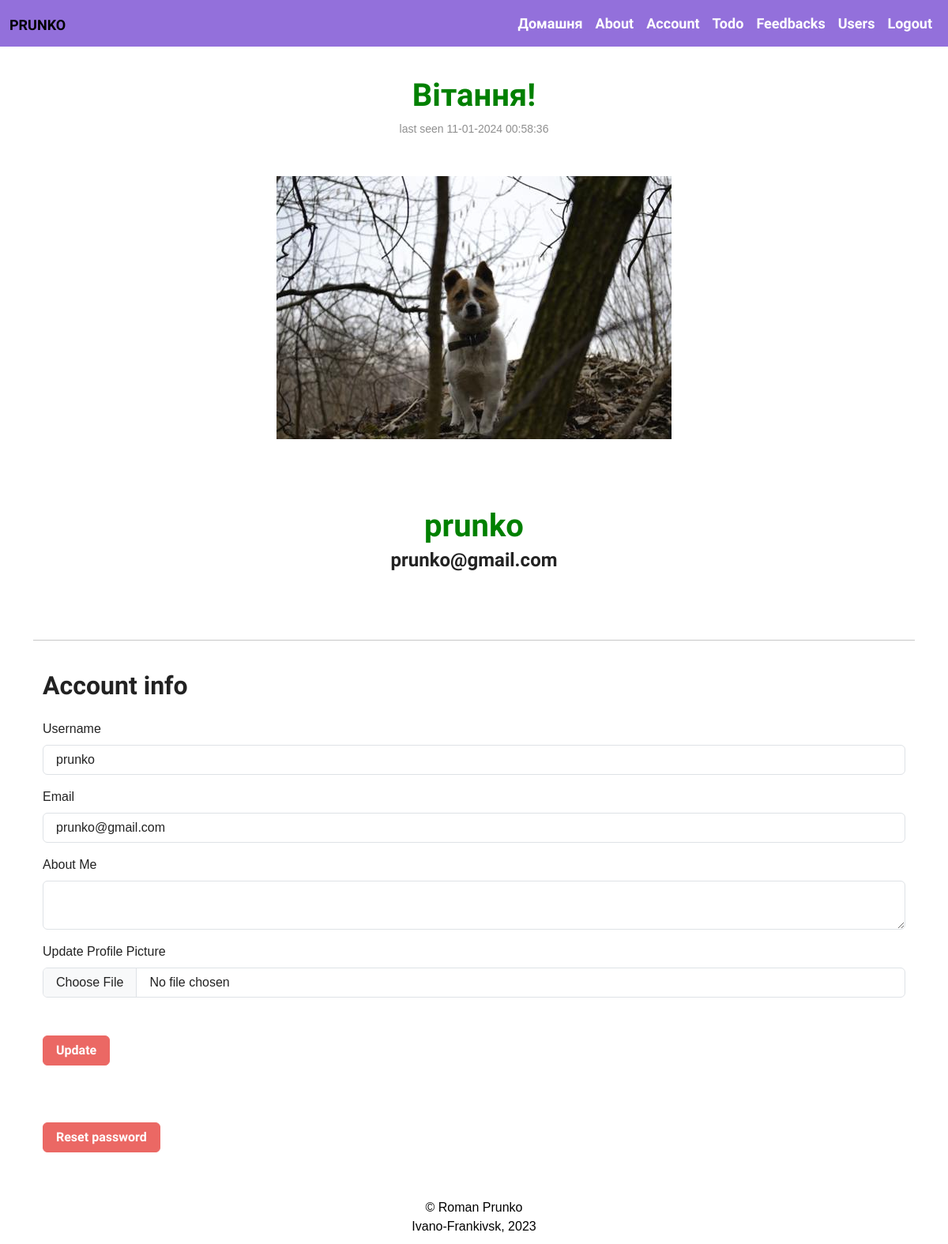
/account (signed in), run on the app's committed database.
### app/authentication/models.py (models this page shows, shortened)
class User(db.Model, UserMixin):
    __tablename__ = "users"
    id = db.Column(db.Integer, primary_key=True)
    username = db.Column(db.String(20), unique=True, nullable=False)
    email = db.Column(db.String(120), unique=True, nullable=False)
    image = db.Column(db.String(20),  nullable=False, default="default.jpg")
    password = db.Column(db.String(120), nullable=False)
    aboutMe = db.Column(db.String(500), nullable=True, default="")
    lastSeen = db.Column(db.DateTime, default=datetime.now())

### app/authentication/views.py (the view)
@auth.route('/account', methods=["GET", "POST"])
@login_required
def account():
    form = UpdateAccountForm()
    if form.validate_on_submit():
        if form.image.data:
            newImage = add_account_img(form.image.data)
            current_user.image = newImage
        current_user.username = form.username.data
        current_user.email = form.email.data
        current_user.aboutMe = form.aboutMe.data
        db.session.commit()
        flash('Account Updated', "success")
        return redirect(url_for('auth.account'))
    elif request.method == "GET":
        form.username.data = current_user.username
        form.email.data = current_user.email
        form.aboutMe.data = current_user.aboutMe
    return render_template('account.html', form=form)

### app/authentication/forms.py (shortened to what this page needs)
class UpdateAccountForm(FlaskForm):
    username = StringField("Username", validators=[Length(min=4, max=10),
                                                   Regexp('^[A-Za-z][a-zA-Z0-9._]+$', 0,
                                                            "username must have only letters, numbers, dots or underscores")])
    email = EmailField("Email", validators=[Email("Please enter your email address")])
    image = FileField('Update Profile Picture', validators=[FileAllowed(['jpg', 'png'])])
    aboutMe = TextAreaField("About Me")
    submit = SubmitField("Update")

### app/authentication/models.py (called while the page is built)
@login_manager.user_loader
def user_loader(user_id):
    return User.query.get(int(user_id))

### app/authentication/views.py (called while the page is built)
@auth.after_request
def after_request(response):
    if current_user:
        current_user.lastSeen = datetime.now()
        try:
            db.session.commit()
        except:
            flash('Error while update user last seen!', 'danger')
        return response

### app/authentication/templates/authentication/account.html (shortened to what this page needs)
{% from 'fieldMacro.html' import displayField %}
{% extends 'base.html' %}
{% block content %}
    <div class="container text-center mt-10">
        <small class="text-body-tertiary">
            last seen {{ current_user.lastSeen.strftime("%d-%m-%Y %H:%M:%S") }}
        </small>
        <br><br><br>
        <img src="{{ url_for('static', filename='images/' + current_user.image) }}" alt="Photo" class="accountPhoto">
        <br><br>
        <h1>{{ current_user.username }}</h1>
        <h4>{{ current_user.email }}</h4>
        <br>
    </div>
    <br><hr>
    <div class="container">
        <br>
        <h2>Account info</h2>
        <div class="width-300">
            <form method="POST" novalidate enctype="multipart/form-data">
                {{ displayField(form.username, "Username") }}
                {{ displayField(form.email, "Email") }}
                {{ displayField(form.aboutMe, "") }}
                {{ displayField(form.image, "") }}
                <br><br>
                {{ form.submit(class="btn btn-primary width-100 negative-mt-20") }}
            </form>
            <br><br><br>
            <a href="{{ url_for('auth.resetPassword') }}">
                <button class="btn btn-primary width-100">Reset password</button>
            </a>
        </div>
    </div>
    <br><br>
{% endblock %}

### app/templates/fieldMacro.html
{% macro displayField(field, placeholderValue) %}
    {% if field.errors %}
        <div class="form-group">
            {{ field.label(class="mt-3") }}
            {{ field(class='form-control is-invalid mt-2', placeholder=placeholderValue, **kwargs) }}
            <ul>
                {% for error in field.errors %}
                    <li class="text-danger mt-1">{{ error }}</li>
                {% endfor %}
            </ul>
        </div>
    {% else %}
        <div class="form-group">
            {{ field.label(class="mt-3") }}
            {{ field(class='form-control mt-2', placeholder=placeholderValue, **kwargs) }}
        </div>
    {% endif %}
{% endmacro %}

### app/static/css/styles.css (style rules this page uses)
body { font-family: 'Arial', sans-serif; }
.container h1 { padding-top: 40px; text-align: center; color: #008000; }
.container h4 { text-align: center; }
.container img { display: block; margin: 0 auto; }

### data on the page
User: lastSeen "11-01-2024 00:58:36", image (picture), username "prunko", email "prunko@gmail.com"

### other printed values
{{ name }} "Домашня" "About" "Account" "Todo" "Feedbacks" "Users" "Logout"
{{ field.label(class="mt-3") }} "Username Email About Me Update Profile Picture"
